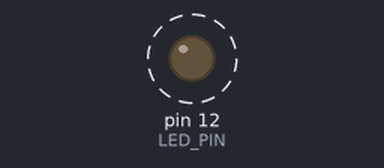
Recording of a sketch running on a simulated Arduino Uno, built with avr-gcc and run on an emulated ATmega328P. Parts: output pins drawn as LEDs (lit = HIGH). Dashed ring = blinking. What the sketch prints to the serial monitor is not drawn.

Above: at 0.2 s.
Timing chart, 0 to 3.0 s (numbered marks = the images above):
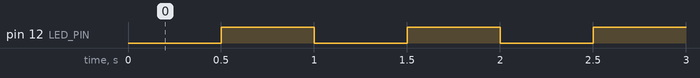

The sketch:

Serial_Monitors.ino
```cpp
// Serial Monitors
/* The code adjusts the blinking of an LED with the serial monitor. */

#define LED_PIN 12

// LED will be turned off and have a 0.5 second delay at the beginning
int currentDelay = 500;
int LEDState = LOW;

// This variable will track the previous delay
int previousDelay = 0;
unsigned long previousMillis = 0;

// Set up serial monitor and LED pin
void setup() {
  Serial.begin(9600);
  Serial.setTimeout(10);
  pinMode(LED_PIN, OUTPUT);
}

// Checks to make sure that the user typed in a value between 100 to 4000
void loop() {
  if (Serial.available() > 0) {
    int data = Serial.parseInt();
    if ((data >= 100) && (data <= 4000)) {
      previousDelay = currentDelay;
      currentDelay = data;
    }
  }

  // If the LED blink delay has changed, print the new value to the serial monitor
  if (currentDelay != previousDelay) {
    previousDelay = currentDelay;
    String outputString = "LED Blink Delay: " + String(currentDelay);
    Serial.println(outputString);
  }

  // Tracks the blinking of the LED when the delay changes
  unsigned long currentMillis = millis();
  if (currentMillis - previousMillis >= currentDelay) {
    previousMillis = currentMillis;
    if (LEDState == LOW) {
      LEDState = HIGH;
    } else {
      LEDState = LOW;
    }
    digitalWrite(LED_PIN, LEDState);
  }
}
```

Measured:
- by itself, pin 12 (LED_PIN): alternates HIGH for 0.50 s and LOW for 0.50 s
